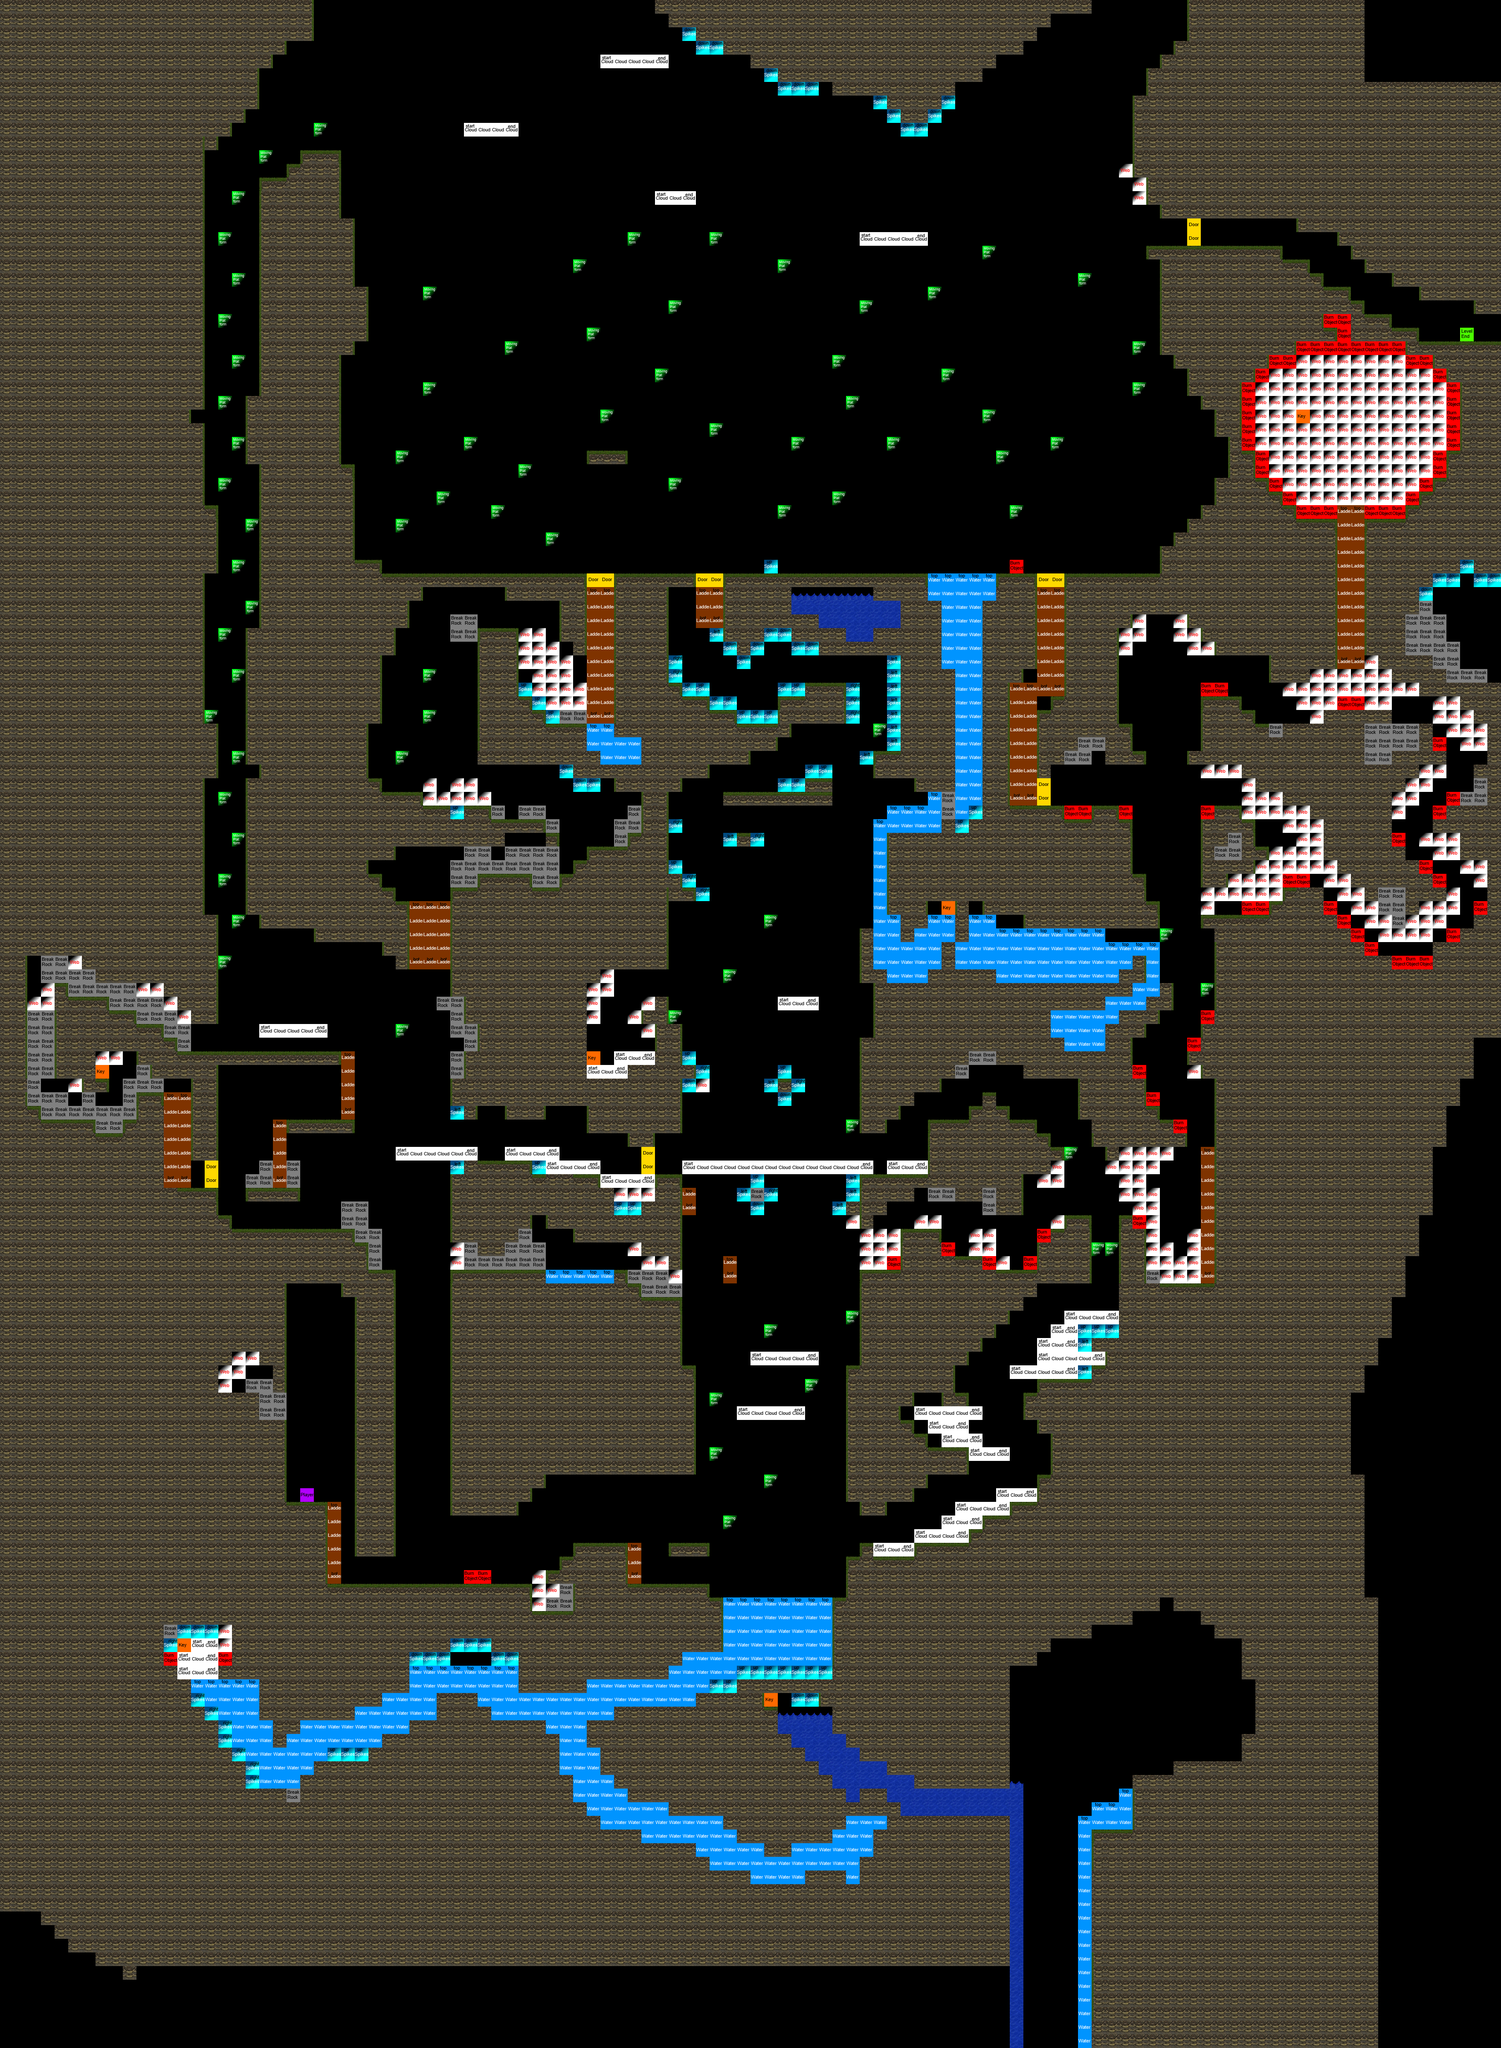

The image is a tile-based game level rendered from a .tmx file. Its description and source (layers, tilesets, objects; grid data summarised) follow:
An orthogonal 110x150 tile map with 32x32 px tiles, 2 tile layers (background, Objects).

<map version="1.0" orientation="orthogonal" width="110" height="150" tilewidth="32" tileheight="32">
 <tileset firstgid="1" name="basicTiles" tilewidth="32" tileheight="32">
  <image source="basicTiles.png" width="128" height="256" />
 </tileset>
 <layer name="background" width="110" height="150">
  <data>[16500 cells, 96 non-empty, 2 distinct tile ids]</data>
 </layer>
 <layer name="Objects" width="110" height="150">
  <data>[16500 cells, 10211 non-empty, 27 distinct tile ids]</data>
 </layer>
</map>
